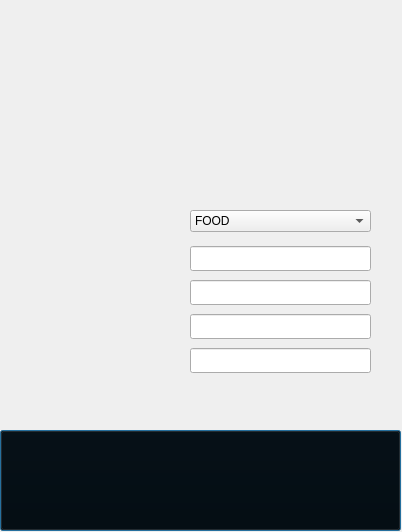
<?xml version="1.0" encoding="UTF-8"?>
<ui version="4.0">
 <class>Ajout_Produit</class>
 <widget class="QDialog" name="Ajout_Produit">
  <property name="geometry">
   <rect>
    <x>0</x>
    <y>0</y>
    <width>402</width>
    <height>532</height>
   </rect>
  </property>
  <property name="windowTitle">
   <string>Dialog</string>
  </property>
  <property name="styleSheet">
   <string notr="true"/>
  </property>
  <widget class="QLabel" name="label">
   <property name="geometry">
    <rect>
     <x>0</x>
     <y>0</y>
     <width>401</width>
     <height>531</height>
    </rect>
   </property>
   <property name="styleSheet">
    <string notr="true">border-image: url(:/Icons/Ajout_Produit.png);</string>
   </property>
   <property name="text">
    <string/>
   </property>
  </widget>
  <widget class="QLineEdit" name="idproduit">
   <property name="geometry">
    <rect>
     <x>190</x>
     <y>246</y>
     <width>181</width>
     <height>25</height>
    </rect>
   </property>
   <property name="styleSheet">
    <string notr="true">font: italic 12pt &quot;Lato&quot;;
color:82, 86, 94;</string>
   </property>
  </widget>
  <widget class="QLineEdit" name="quantity">
   <property name="geometry">
    <rect>
     <x>190</x>
     <y>280</y>
     <width>181</width>
     <height>25</height>
    </rect>
   </property>
   <property name="styleSheet">
    <string notr="true">font: italic 12pt &quot;Lato&quot;;
color:82, 86, 94;</string>
   </property>
  </widget>
  <widget class="QLineEdit" name="date">
   <property name="geometry">
    <rect>
     <x>190</x>
     <y>348</y>
     <width>181</width>
     <height>25</height>
    </rect>
   </property>
   <property name="styleSheet">
    <string notr="true">font: italic 12pt &quot;Lato&quot;;
color:82, 86, 94;</string>
   </property>
   <property name="echoMode">
    <enum>QLineEdit::Normal</enum>
   </property>
  </widget>
  <widget class="QComboBox" name="comboBox_idbuvette">
   <property name="enabled">
    <bool>true</bool>
   </property>
   <property name="geometry">
    <rect>
     <x>190</x>
     <y>210</y>
     <width>181</width>
     <height>22</height>
    </rect>
   </property>
   <property name="styleSheet">
    <string notr="true">color: rgb(0, 0, 0);
font: 87 italic 9pt &quot;Lato Black&quot;;</string>
   </property>
   <item>
    <property name="text">
     <string>FOOD</string>
    </property>
   </item>
   <item>
    <property name="text">
     <string>DRINKS</string>
    </property>
   </item>
   <item>
    <property name="text">
     <string>SNACKS</string>
    </property>
   </item>
   <item>
    <property name="text">
     <string>PRINTING</string>
    </property>
   </item>
  </widget>
  <widget class="QLineEdit" name="price">
   <property name="geometry">
    <rect>
     <x>190</x>
     <y>314</y>
     <width>181</width>
     <height>25</height>
    </rect>
   </property>
   <property name="styleSheet">
    <string notr="true">font: italic 12pt &quot;Lato&quot;;
color:82, 86, 94;</string>
   </property>
  </widget>
  <widget class="QPushButton" name="pushButton">
   <property name="geometry">
    <rect>
     <x>0</x>
     <y>430</y>
     <width>401</width>
     <height>101</height>
    </rect>
   </property>
   <property name="cursor">
    <cursorShape>PointingHandCursor</cursorShape>
   </property>
   <property name="styleSheet">
    <string notr="true">background-color:transparent;
color:transparent;</string>
   </property>
   <property name="text">
    <string/>
   </property>
  </widget>
 </widget>
 <resources/>
 <connections/>
</ui>
